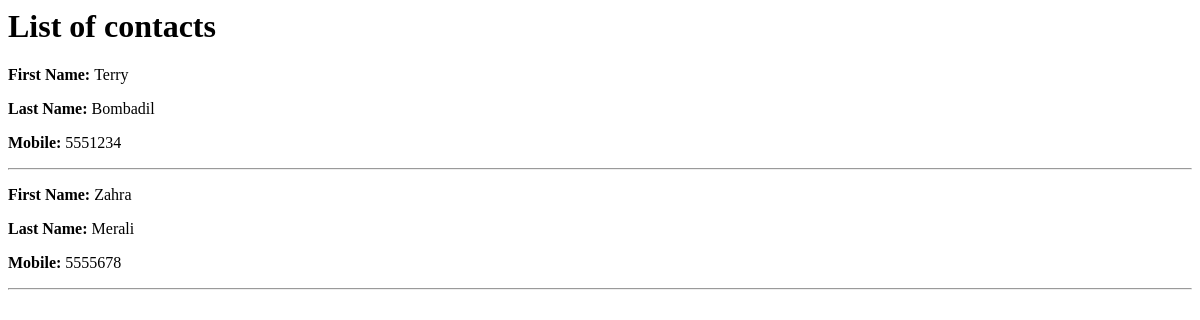
Before: / with the older database file.
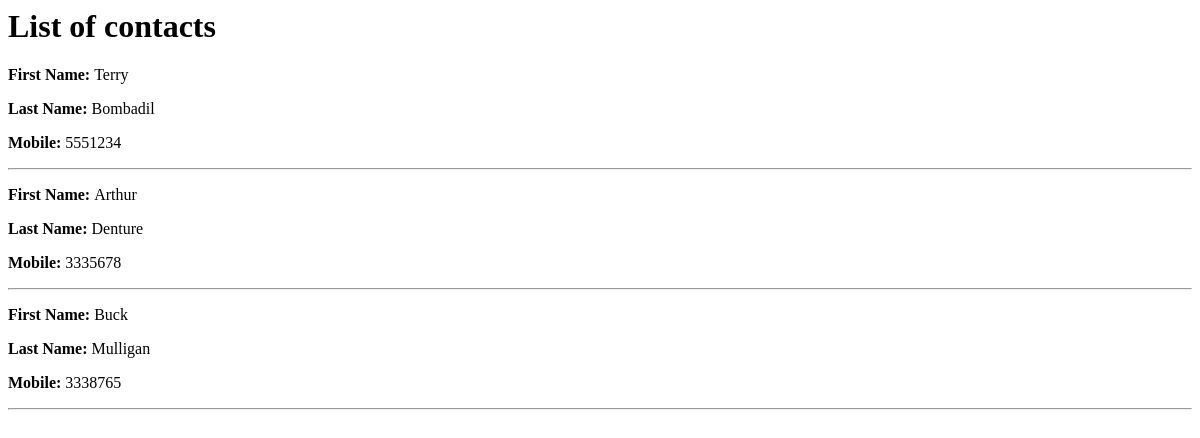
After: the same page with the newer database file.
### ModelTest_app/models.py (models this page shows, shortened)
class Contact(models.Model):
    class Meta:  # include this to ensure build in IDE
        app_label = "ModelTest_app"
    first_name = models.CharField(max_length=255)
    last_name = models.CharField(max_length=255)
    mobile = models.CharField(max_length=20)

### ModelTest_app/views.py (the view)
# urls.py: url(r'^$', get_contacts),
def get_contacts(request):
    return render(request, "ModelTest/home.html",
                  {'contact_list': Contact.objects.all()})

### ModelTest_app/templates/ModelTest/home.html
<html>
<head></head>
<body>
    <h1> List of contacts </h1>
    {% block content %}
        {% for contact in contact_list %}
            <p><strong>First Name: </strong>{{ contact.first_name }}</p>
            <p><strong>Last Name: </strong>{{ contact.last_name }}</p>
            <p><strong>Mobile: </strong>{{ contact.mobile }}</p>
            <hr>
        {% endfor %}
    {% endblock %}
</body>
</html>

Changed rows visible on the page:
changed Contact: first_name "Zahra" → "Arthur"; last_name "Merali" → "Denture"; mobile "5555678" → "3335678"
added Contact: first_name "Buck", last_name "Mulligan", mobile "3338765"
